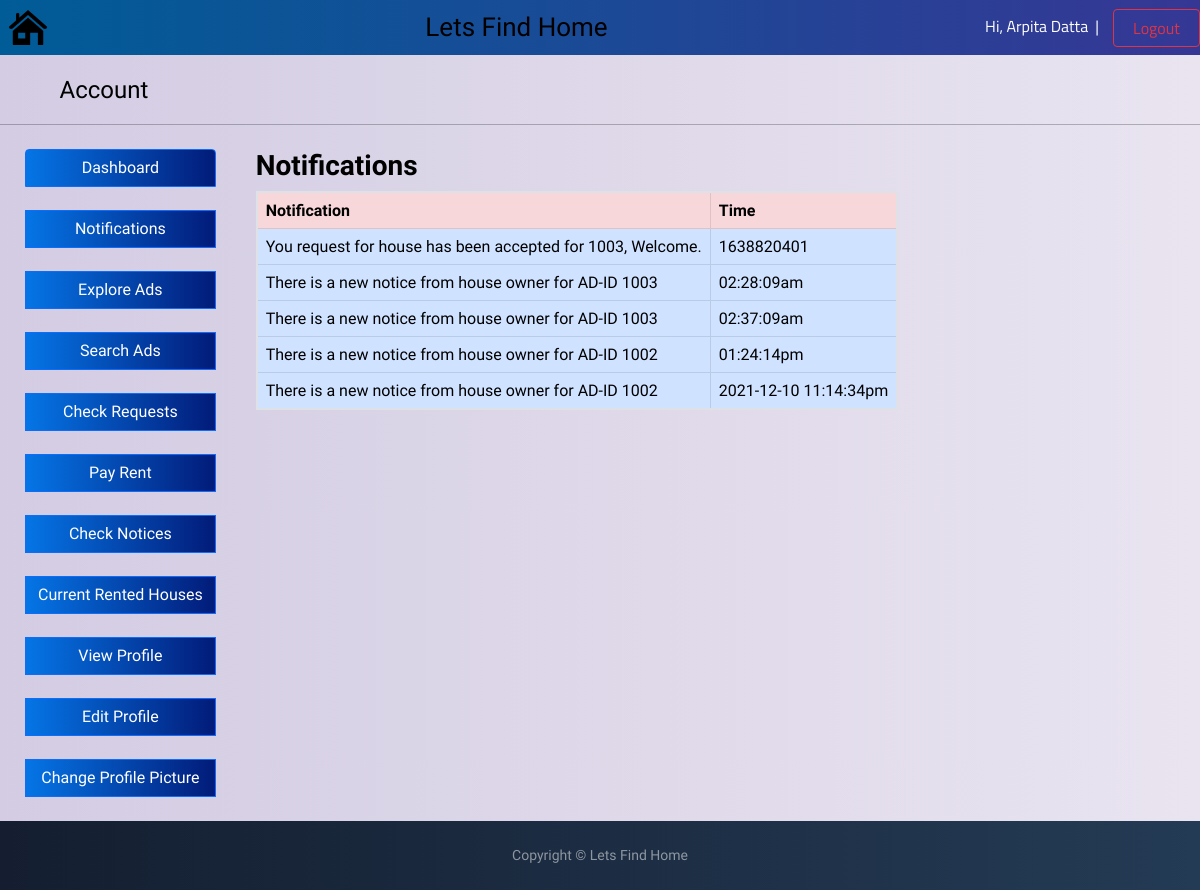
Page /Renter/view/notifications.php (signed in) on the committed database.
### tables this page shows
CREATE TABLE `renters` (
  `name` varchar(40) NOT NULL,
  `email` varchar(40) NOT NULL,
  `nid` varchar(40) NOT NULL,
  `password` varchar(30) NOT NULL,
  `gender` varchar(10) NOT NULL,
  `dob` varchar(30) NOT NULL,
  `Image` varchar(100) NOT NULL
);

CREATE TABLE `notification` (
  `ID` varchar(15) NOT NULL,
  `Notify` varchar(200) NOT NULL,
  `Time` varchar(50) NOT NULL
);

### Renter/model/Model.php (called while the page is built, shortened)
<?php
function getUserInfo($data)
{
    $conn = db_conn();
    $selectQuery = "SELECT * FROM `renters` where nid = ?";
    try {
        $stmt = $conn->prepare($selectQuery);
        $stmt->execute([$data["NID"]]);
    } catch (PDOException $e) {
        echo $e->getMessage();
    }
    $row = $stmt->fetch(PDO::FETCH_ASSOC);
    if (!empty($row)) {
        return $row;
    }
}
function fetch_notification($id){
    $conn = db_conn();
    $selectQuery = "SELECT * FROM `notification` WHERE ID LIKE '%$id%'";
    try {
        $stmt = $conn->query($selectQuery);
    } catch (PDOException $e) {
        echo $e->getMessage();
    }
    $rows = $stmt->fetchAll(PDO::FETCH_ASSOC);
    return $rows;
}

### Renter/controller/getuserData.php (called while the page is built, shortened)
<?php
include '../model/Model.php';
class getDataFromFile{
    function checkFromFiles($data){
        return getUserInfo($data);
    }
}
?>

### Renter/controller/get_notifications.php (called while the page is built)
<?php
include_once '../model/Model.php';
function get_notify($id){
    return fetch_notification($id);
}
?>

### Renter/view/notifications.php (the view, shortened to what this page needs)
<?php
if (isset($_SESSION["NID"])) {
    $NID = $_SESSION["NID"];
    $data = array(
        'NID' => $NID
    );
    require_once '../controller/getuserData.php';
    require_once '../controller/get_notifications.php';
    $notifications = get_notify($_SESSION["NID"]);
}
?>
<?php
include '../header.php';
?>
<html>
<head>
    <link href="https://cdn.jsdelivr.net/npm/bootstrap@5.1.3/dist/css/bootstrap.min.css" rel="stylesheet">
    <link rel="stylesheet" href="../css/dashboard_styles.css">
</head>
<body class="bd">
    <br>
    <legend>&nbsp; &nbsp; &nbsp; &nbsp;&nbsp; &nbsp;Account
        <hr>
    </legend>
    <div style="display: flex;">
        <div>
            <?php
            include "menu.php";
            ?>
        </div>
        <div style="display: inline-block; padding-left: 40px;">
            <h3><b>Notifications</b></h3>
            <table class="table table-bordered">
                <tr class="table-danger">
                    <th class="table-danger">Notification&nbsp;&nbsp;&nbsp;</th>
                    <th class="table-danger">Time&nbsp;&nbsp;&nbsp;</th>
                </tr>
                <?php
                if (!empty($notifications))
                    foreach ($notifications as $notify) : ?>
                    <tr class="table-primary">
                        <td class="table-primary"><?php echo $notify['Notify']; ?></td>
                        <td class="table-primary"><?php echo $notify['Time']; ?></td>
                    </tr>
                <?php endforeach; ?>
            </table>
        </div>
    </div>
    <?php
    include "footer.php";
    ?>
</body>
</html>

### Renter/header.php (shortened to what this page needs)
<?php
$Name = $Email = $Gender = $Password = $Image = "";
if (isset($_SESSION["NID"])) {
    $NID = $_SESSION["NID"];
    $data = array(
        'NID' => $NID
    );
    require_once '../controller/getUserData.php';
    $renterdashboard = new getDataFromFile($data);
    $renter=$renterdashboard->checkFromFiles($data);
    $Name=$renter['name'];
}
?>
<!DOCTYPE html>
<html>
    <head>
    <link href="https://cdn.jsdelivr.net/npm/bootstrap@5.1.3/dist/css/bootstrap.min.css" rel="stylesheet">
</head>
    <body>
      <nav class="navbar fixed-top navbar-dark bg-primary" style="background: linear-gradient(to right, #005c97, #363795);">
          <div>&nbsp;&nbsp;<img class="rounded float-end" src="../images/logo2.png" width="40px" height="35px"></div>
          <div style="font-family: 'Faster One', cursive;font-size:26px;">Lets Find Home</div>
          <div style="font-family: 'Titillium Web', sans-serif; color:white"><?php echo "Hi, ". $Name;?>&nbsp;&nbsp;|&nbsp;&nbsp;&nbsp;
          <a href="logout.php" style="padding-right:5px" class="btn btn-outline-danger"><span>&nbsp;&nbsp;Logout&nbsp;&nbsp;&nbsp;&nbsp;</span></a></div>
      </nav>
    </body>
</html>

### Renter/css/dashboard_styles.css (style rules this page uses)
.bd { font-family: 'Aleo', serif; background: linear-gradient(to right, #d3cce3, #e9e4f0); background-size: cover; background-position: center; height: 100vh; color: #000; }
hr { color: blue; }
table { border: 2px solid blue; }

### Renter/css/footer_styles.css (style rules this page uses)
html, body { height: 100%; }
body { background: #007bff; background: linear-gradient(to right, #0062E6, #33AEFF); }

### rows in the picture
renters: name "Arpita Datta"
notification: Notify "You request for house has been accepted for 1003, Welcome.", Time "1638820401"
notification: Notify "There is a new notice from house owner for AD-ID 1003", Time "02:28:09am"
notification: Notify "There is a new notice from house owner for AD-ID 1003", Time "02:37:09am"
notification: Notify "There is a new notice from house owner for AD-ID 1002", Time "01:24:14pm"
notification: Notify "There is a new notice from house owner for AD-ID 1002", Time "2021-12-10 11:14:34pm"
